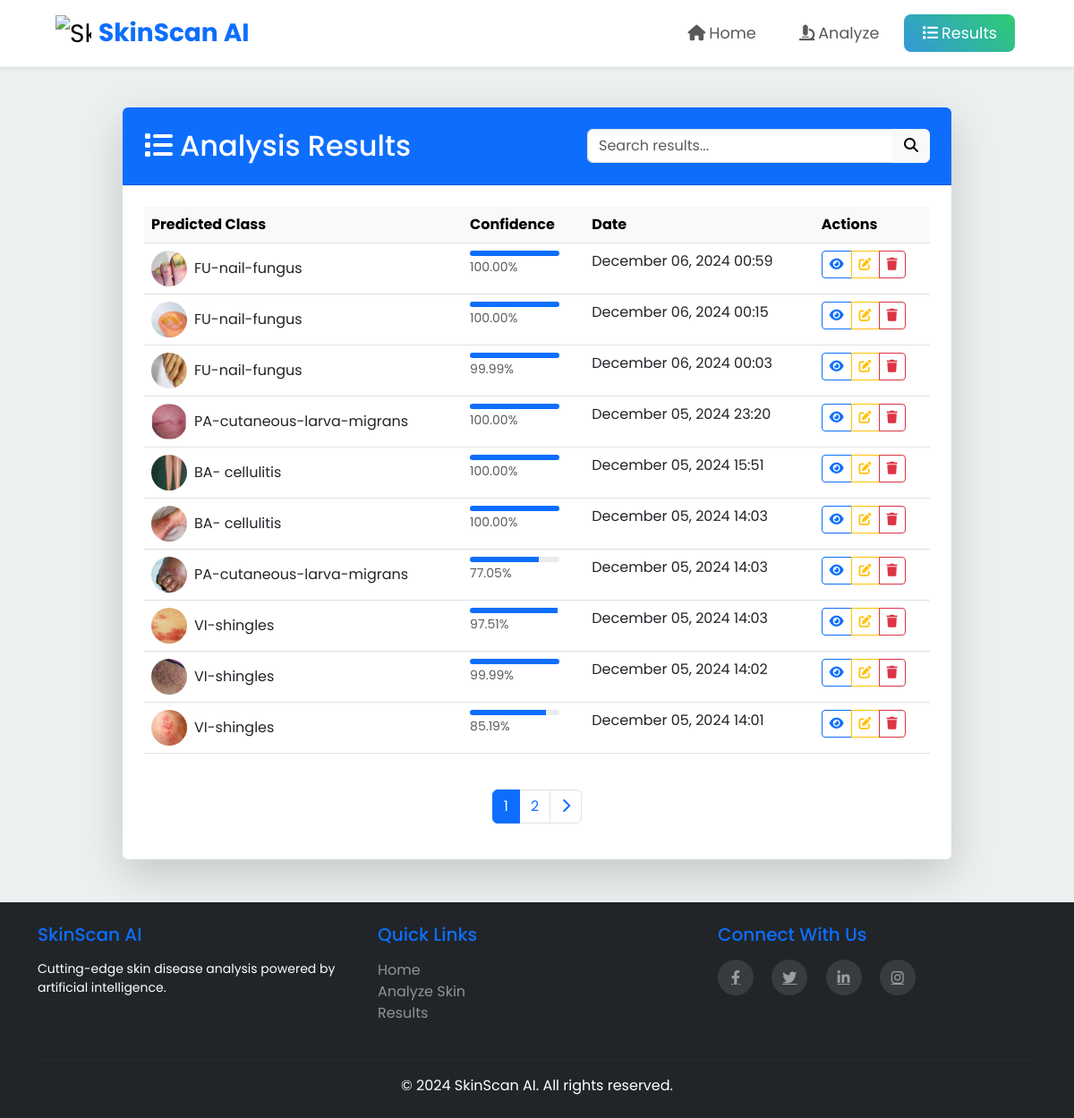
Page /predictions/results/ on the committed database.
### predictions/models.py (models this page shows, shortened)
class PredictionResult(models.Model):
    image = models.ImageField(upload_to='media/analyzed_images/')
    predicted_class = models.CharField(max_length=100)
    confidence = models.FloatField()
    created_at = models.DateTimeField(auto_now_add=True)
    diagnosis = models.TextField(default="No diagnosis available")  # Add default here
    treatment = models.TextField(default="No treatment available")

### predictions/views.py (the view)
# urls.py: path('results/', views.result_list, name='result_list'),
def result_list(request):
    search_query = request.GET.get('search', '')
    results = PredictionResult.objects.all().order_by('-created_at')
    if search_query:
        results = results.filter(Q(predicted_class__icontains=search_query))
    paginator = Paginator(results, 10)  # Show 10 results per page
    page = request.GET.get('page')
    try:
        results = paginator.page(page)
    except PageNotAnInteger:
        results = paginator.page(1)
    except EmptyPage:
        results = paginator.page(paginator.num_pages)
    return render(request, 'predictions/result_list.html', {'results': results})

### predictions/templates/predictions/result_list.html (shortened to what this page needs)
{% extends 'predictions/base.html' %}
{% load static %}
{% block content %}
<div class="container py-5">
    <div class="row justify-content-center">
        <div class="col-lg-10">
            <div class="card shadow-lg border-0 rounded-lg overflow-hidden" data-aos="fade-up">
                <div class="card-header bg-primary text-white p-4">
                    <div class="d-flex justify-content-between align-items-center">
                        <h2 class="mb-0">
                            <i class="fas fa-list me-2"></i>Analysis Results
                        </h2>
                        <div class="d-flex gap-2">
                            <div class="input-group">
                                <input type="text" id="searchInput" class="form-control" placeholder="Search results...">
                                <button class="btn btn-light" type="button">
                                    <i class="fas fa-search"></i>
                                </button>
                            </div>
                        </div>
                    </div>
                </div>
                <div class="card-body p-4">
                    <div class="table-responsive">
                        <table class="table table-hover" id="resultsTable">
                            <thead class="table-light">
                                <tr>
                                    <th>Predicted Class</th>
                                    <th>Confidence</th>
                                    <th>Date</th>
                                    <th>Actions</th>
                                </tr>
                            </thead>
                            <tbody>
                                {% for result in results %}
                                <tr>
                                    <td>
                                        <div class="d-flex align-items-center">
                                            {% if result.image %}
                                                <img src="{{ result.image.url }}" alt="" class="rounded-circle me-2" style="width: 40px; height: 40px; object-fit: cover;">
                                            {% else %}
                                                <div class="rounded-circle bg-light me-2" style="width: 40px; height: 40px;"></div>
                                            {% endif %}
                                            {{ result.predicted_class }}
                                        </div>
                                    </td>
                                    <td>
                                        <div class="progress" style="height: 6px; width: 100px;">
                                            <div class="progress-bar bg-primary" role="progressbar" style="width: {{ result.confidence }}%"></div>
                                        </div>
                                        <small class="text-muted">{{ result.confidence|floatformat:2 }}%</small>
                                    </td>
                                    <td>{{ result.created_at|date:"F d, Y H:i" }}</td>
                                    <td>
                                        <div class="btn-group">
                                            <a href="{% url 'result_detail' result.pk %}" class="btn btn-sm btn-outline-primary">
                                                <i class="fas fa-eye"></i>
                                            </a>
                                            <a href="{% url 'result_edit' result.pk %}" class="btn btn-sm btn-outline-warning">
                                                <i class="fas fa-edit"></i>
                                            </a>
                                            <a href="{% url 'result_delete' result.pk %}" class="btn btn-sm btn-outline-danger">
                                                <i class="fas fa-trash"></i>
                                            </a>
                                        </div>
                                    </td>
                                </tr>
                                {% endfor %}
                            </tbody>
                        </table>
                    </div>
                    {% if results.has_other_pages %}
                    <nav aria-label="Results pagination" class="mt-4">
                        <ul class="pagination justify-content-center">
                            {% for num in results.paginator.page_range %}
                                {% if results.number == num %}
                                <li class="page-item active">
                                    <span class="page-link">{{ num }}</span>
                                </li>
                                {% else %}
                                <li class="page-item">
                                    <a class="page-link" href="?page={{ num }}">{{ num }}</a>
                                </li>
                                {% endif %}
                            {% endfor %}
                            {% if results.has_next %}
                            <li class="page-item">
                                <a class="page-link" href="?page={{ results.next_page_number }}">
                                    <i class="fas fa-chevron-right"></i>
                                </a>
                            </li>
                            {% endif %}
                        </ul>
                    </nav>
                    {% endif %}
                </div>
            </div>
        </div>
    </div>
</div>
{% endblock %}

### predictions/templates/predictions/base.html (shortened to what this page needs)
{% load static %}
<!DOCTYPE html>
<html lang="en">
<head>
    <link href="https://cdn.jsdelivr.net/npm/bootstrap@5.3.0-alpha1/dist/css/bootstrap.min.css" rel="stylesheet">
    <link rel="stylesheet" href="https://cdnjs.cloudflare.com/ajax/libs/font-awesome/6.1.1/css/all.min.css">
    <link rel="stylesheet" href="https://cdnjs.cloudflare.com/ajax/libs/aos/2.3.4/aos.css">
    <link rel="stylesheet" href="{% static 'css/style.css' %}">
</head>
<body class="d-flex flex-column min-vh-100">
    <header class="fixed-top">
        <nav class="navbar navbar-expand-lg navbar-light bg-white shadow-sm">
            <div class="container">
                <a class="navbar-brand d-flex align-items-center" href="{% url 'home' %}">
                    <img src="{% static 'images/logo.webp' %}" alt="SkinScan AI Logo" width="40" height="40" class="me-2">
                    <span class="text-primary fw-bold">SkinScan AI</span>
                </a>
                <div class="collapse navbar-collapse justify-content-end" id="navbarNav">
                    <ul class="navbar-nav">
                        <li class="nav-item">
                            <a class="nav-link {% if request.resolver_match.url_name == 'home' %}active{% endif %}" href="{% url 'home' %}">
                                <i class="fas fa-home me-1"></i>Home
                            </a>
                        </li>
                        <li class="nav-item">
                            <a class="nav-link {% if request.resolver_match.url_name == 'upload_image' %}active{% endif %}" href="{% url 'upload_image' %}">
                                <i class="fas fa-microscope me-1"></i>Analyze
                            </a>
                        </li>
                        <li class="nav-item">
                            <a class="nav-link {% if request.resolver_match.url_name == 'result_list' %}active{% endif %}" href="{% url 'result_list' %}">
                                <i class="fas fa-list me-1"></i>Results
                            </a>
                        </li>
                    </ul>
                </div>
            </div>
        </nav>
    </header>
    <main class="flex-grow-1 mt-5 pt-4">
        {% block content %}
        {% endblock %}
    </main>
    <footer class="bg-dark text-white py-4 mt-auto">
        <div class="container">
            <div class="row">
                <div class="col-md-4 mb-4 mb-md-0">
                    <h5 class="mb-3 text-primary">SkinScan AI</h5>
                    <p class="small">Cutting-edge skin disease analysis powered by artificial intelligence.</p>
                </div>
                <div class="col-md-4 mb-4 mb-md-0">
                    <h5 class="mb-3 text-primary">Quick Links</h5>
                    <ul class="list-unstyled">
                        <li><a href="{% url 'home' %}" class="text-white-50 text-decoration-none">Home</a></li>
                        <li><a href="{% url 'upload_image' %}" class="text-white-50 text-decoration-none">Analyze Skin</a></li>
                        <li><a href="{% url 'result_list' %}" class="text-white-50 text-decoration-none">Results</a></li>
                    </ul>
                </div>
                <div class="col-md-4">
                    <h5 class="mb-3 text-primary">Connect With Us</h5>
                    <div class="social-icons">
                        <a href="#" class="text-white-50 me-3"><i class="fab fa-facebook-f"></i></a>
                        <a href="#" class="text-white-50 me-3"><i class="fab fa-twitter"></i></a>
                        <a href="#" class="text-white-50 me-3"><i class="fab fa-linkedin-in"></i></a>
                        <a href="#" class="text-white-50"><i class="fab fa-instagram"></i></a>
                    </div>
                </div>
            </div>
            <hr class="mt-4 mb-3" style="border-color: rgba(255, 255, 255, 0.1);">
            <p class="text-center mb-0">&copy; {% now "Y" %} SkinScan AI. All rights reserved.</p>
        </div>
    </footer>
</body>
</html>

### predictions/static/css/style.css (style rules this page uses)
:root { --primary-gradient-start: #3498db; --primary-gradient-end: #2ecc71; --accent: #e74c3c; --dark: #2c3e50; --light: #ecf0f1; --white: #ffffff; --text-primary: #2c3e50; --text-secondary: #7f8c8d; --success: #27ae60; --warning: #f1c40f; --danger: #c0392b; }
body { font-family: 'Poppins', sans-serif; color: var(--text-primary); background-color: var(--light); }
.navbar { padding: 1rem 0; background: rgba(255, 255, 255, 0.98); backdrop-filter: blur(10px); border-bottom: 1px solid rgba(0, 0, 0, 0.05); }
.navbar .container { padding: 0 2rem; }
.navbar-brand { font-size: 1.75rem; padding: 0; }
.nav-link { font-size: 1.1rem; padding: 0.5rem 1.25rem !important; margin: 0 0.25rem; border-radius: 8px; transition: all 0.3s ease; }
.nav-link.active { background: linear-gradient(45deg, var(--primary-gradient-start), var(--primary-gradient-end)); color: white !important; }
footer { background-color: var(--dark); color: var(--white); padding: 4rem 0 2rem; }
.social-icons a { display: inline-flex; align-items: center; justify-content: center; width: 40px; height: 40px; border-radius: 50%; background: rgba(255, 255, 255, 0.1); color: var(--white); transition: all 0.3s ease; margin-right: 0.5rem; }

### rows in the picture
PredictionResult: image (picture), predicted_class "FU-nail-fungus", confidence "100.00", created_at "December 06, 2024 00:59"
PredictionResult: image (picture), predicted_class "FU-nail-fungus", confidence "100.00", created_at "December 06, 2024 00:15"
PredictionResult: image (picture), predicted_class "FU-nail-fungus", confidence "99.99", created_at "December 06, 2024 00:03"
PredictionResult: image (picture), predicted_class "PA-cutaneous-larva-migrans", confidence "100.00", created_at "December 05, 2024 23:20"
PredictionResult: image (picture), predicted_class "BA- cellulitis", confidence "100.00", created_at "December 05, 2024 15:51"
PredictionResult: image (picture), predicted_class "BA- cellulitis", confidence "100.00", created_at "December 05, 2024 14:03"
PredictionResult: image (picture), predicted_class "PA-cutaneous-larva-migrans", confidence "77.05", created_at "December 05, 2024 14:03"
PredictionResult: image (picture), predicted_class "VI-shingles", confidence "97.51", created_at "December 05, 2024 14:03"
PredictionResult: image (picture), predicted_class "VI-shingles", confidence "99.99", created_at "December 05, 2024 14:02"
PredictionResult: image (picture), predicted_class "VI-shingles", confidence "85.19", created_at "December 05, 2024 14:01"

### other values in the picture
{{ num }} "1"
{{ num }} "2"
